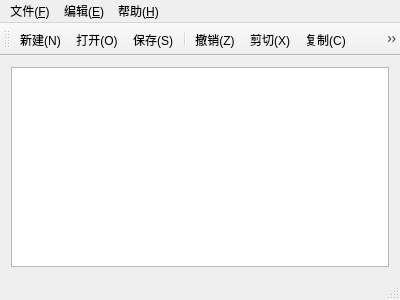
<?xml version="1.0" encoding="UTF-8"?>
<ui version="4.0">
 <class>MainWindow</class>
 <widget class="QMainWindow" name="MainWindow">
  <property name="geometry">
   <rect>
    <x>0</x>
    <y>0</y>
    <width>400</width>
    <height>300</height>
   </rect>
  </property>
  <property name="windowTitle">
   <string>MainWindow</string>
  </property>
  <widget class="QWidget" name="centralWidget">
   <layout class="QGridLayout" name="gridLayout">
    <item row="0" column="0">
     <widget class="QTextEdit" name="textEdit"/>
    </item>
   </layout>
  </widget>
  <widget class="QMenuBar" name="menuBar">
   <property name="geometry">
    <rect>
     <x>0</x>
     <y>0</y>
     <width>400</width>
     <height>19</height>
    </rect>
   </property>
   <widget class="QMenu" name="menu_F">
    <property name="title">
     <string>文件(&amp;F)</string>
    </property>
    <addaction name="action_New"/>
    <addaction name="action_Open"/>
    <addaction name="action_Close"/>
    <addaction name="separator"/>
    <addaction name="action_Save"/>
    <addaction name="action_SaveAs"/>
    <addaction name="separator"/>
    <addaction name="action_Exit"/>
   </widget>
   <widget class="QMenu" name="menu_E">
    <property name="title">
     <string>编辑(&amp;E)</string>
    </property>
    <addaction name="action_Undo"/>
    <addaction name="separator"/>
    <addaction name="action_Cut"/>
    <addaction name="action_Copy"/>
    <addaction name="action_Paste"/>
    <addaction name="separator"/>
    <addaction name="action_Find"/>
   </widget>
   <widget class="QMenu" name="menu_H">
    <property name="title">
     <string>帮助(&amp;H)</string>
    </property>
    <addaction name="action_Help"/>
   </widget>
   <addaction name="menu_F"/>
   <addaction name="menu_E"/>
   <addaction name="menu_H"/>
  </widget>
  <widget class="QStatusBar" name="statusBar"/>
  <widget class="QToolBar" name="toolBar">
   <property name="windowTitle">
    <string>toolBar</string>
   </property>
   <attribute name="toolBarArea">
    <enum>TopToolBarArea</enum>
   </attribute>
   <attribute name="toolBarBreak">
    <bool>false</bool>
   </attribute>
   <addaction name="action_New"/>
   <addaction name="action_Open"/>
   <addaction name="action_Save"/>
   <addaction name="separator"/>
   <addaction name="action_Undo"/>
   <addaction name="action_Cut"/>
   <addaction name="action_Copy"/>
   <addaction name="action_Paste"/>
   <addaction name="separator"/>
   <addaction name="action_Find"/>
  </widget>
  <action name="action_New">
   <property name="icon">
    <iconset resource="myResources.qrc">
     <normaloff>:/myImages/images/application_form_add.png</normaloff>:/myImages/images/application_form_add.png</iconset>
   </property>
   <property name="text">
    <string>新建(&amp;N)</string>
   </property>
   <property name="shortcut">
    <string>Ctrl+N</string>
   </property>
  </action>
  <action name="action_Open">
   <property name="icon">
    <iconset resource="myResources.qrc">
     <normaloff>:/myImages/images/application_get.png</normaloff>:/myImages/images/application_get.png</iconset>
   </property>
   <property name="text">
    <string>打开(&amp;O)</string>
   </property>
   <property name="shortcut">
    <string>Ctrl+O</string>
   </property>
  </action>
  <action name="action_Close">
   <property name="icon">
    <iconset resource="myResources.qrc">
     <normaloff>:/myImages/images/application_delete.png</normaloff>:/myImages/images/application_delete.png</iconset>
   </property>
   <property name="text">
    <string>关闭(&amp;C)</string>
   </property>
   <property name="shortcut">
    <string>Ctrl+W</string>
   </property>
  </action>
  <action name="action_Save">
   <property name="icon">
    <iconset resource="myResources.qrc">
     <normaloff>:/myImages/images/application_put.png</normaloff>:/myImages/images/application_put.png</iconset>
   </property>
   <property name="text">
    <string>保存(&amp;S)</string>
   </property>
   <property name="shortcut">
    <string>Ctrl+S</string>
   </property>
  </action>
  <action name="action_SaveAs">
   <property name="icon">
    <iconset resource="myResources.qrc">
     <normaloff>:/myImages/images/application_go.png</normaloff>:/myImages/images/application_go.png</iconset>
   </property>
   <property name="text">
    <string>另存为(&amp;A)</string>
   </property>
  </action>
  <action name="action_Exit">
   <property name="icon">
    <iconset resource="myResources.qrc">
     <normaloff>:/myImages/images/anchor.png</normaloff>:/myImages/images/anchor.png</iconset>
   </property>
   <property name="text">
    <string>退出(&amp;X)</string>
   </property>
   <property name="shortcut">
    <string>Ctrl+Q</string>
   </property>
  </action>
  <action name="action_Undo">
   <property name="icon">
    <iconset resource="myResources.qrc">
     <normaloff>:/myImages/images/arrow_redo.png</normaloff>:/myImages/images/arrow_redo.png</iconset>
   </property>
   <property name="text">
    <string>撤销(&amp;Z)</string>
   </property>
   <property name="shortcut">
    <string>Ctrl+Z</string>
   </property>
  </action>
  <action name="action_Cut">
   <property name="icon">
    <iconset resource="myResources.qrc">
     <normaloff>:/myImages/images/arrow_divide.png</normaloff>:/myImages/images/arrow_divide.png</iconset>
   </property>
   <property name="text">
    <string>剪切(&amp;X)</string>
   </property>
   <property name="shortcut">
    <string>Ctrl+X</string>
   </property>
  </action>
  <action name="action_Copy">
   <property name="icon">
    <iconset resource="myResources.qrc">
     <normaloff>:/myImages/images/arrow_in.png</normaloff>:/myImages/images/arrow_in.png</iconset>
   </property>
   <property name="text">
    <string>复制(&amp;C)</string>
   </property>
   <property name="shortcut">
    <string>Ctrl+C</string>
   </property>
  </action>
  <action name="action_Paste">
   <property name="icon">
    <iconset resource="myResources.qrc">
     <normaloff>:/myImages/images/arrow_inout.png</normaloff>:/myImages/images/arrow_inout.png</iconset>
   </property>
   <property name="text">
    <string>粘贴(&amp;V)</string>
   </property>
   <property name="shortcut">
    <string>Ctrl+V</string>
   </property>
  </action>
  <action name="action_Find">
   <property name="icon">
    <iconset resource="myResources.qrc">
     <normaloff>:/myImages/images/application_form_magnify.png</normaloff>:/myImages/images/application_form_magnify.png</iconset>
   </property>
   <property name="text">
    <string>查找(&amp;F)</string>
   </property>
   <property name="shortcut">
    <string>Ctrl+F</string>
   </property>
  </action>
  <action name="action_Help">
   <property name="icon">
    <iconset resource="myResources.qrc">
     <normaloff>:/myImages/images/application_osx.png</normaloff>:/myImages/images/application_osx.png</iconset>
   </property>
   <property name="text">
    <string>版本说明</string>
   </property>
   <property name="shortcut">
    <string>Ctrl+H</string>
   </property>
  </action>
 </widget>
 <layoutdefault spacing="6" margin="11"/>
 <resources>
  <include location="myResources.qrc"/>
 </resources>
 <connections/>
</ui>
